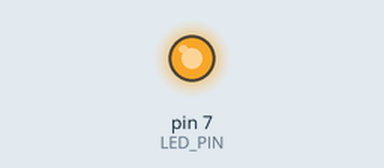
Recording of a sketch running on a simulated Arduino Uno, built with avr-gcc and run on an emulated ATmega328P. Parts: output pins drawn as LEDs (lit = HIGH).

Above: at 0.05 s.
At 0.4 s:
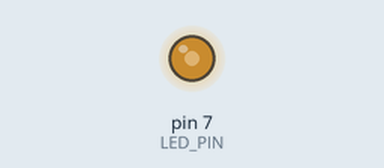
At 0.55 s:
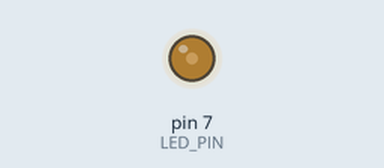
At 1.1 s:
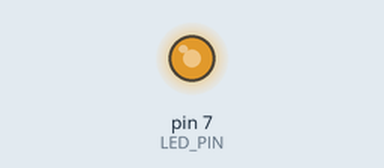
Timing chart, 0 to 3.0 s (numbered marks = the images above):
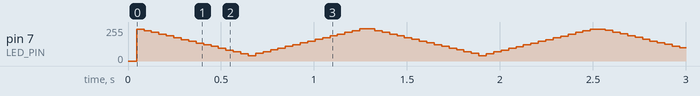

The sketch:

06_challenge_02_0.1ms_.ino
```cpp
#define LED_PIN 7
static int period_us = 1000;
static int duty_pct  = 50;

void setup() {
  pinMode(LED_PIN, OUTPUT);
  digitalWrite(LED_PIN, HIGH);
}

void set_period(int us) {
  period_us = constrain(us, 100, 10000);
}
void set_duty(int pct) {
  duty_pct = constrain(pct, 0, 100);
}

// PWM 한 주기 출력(액티브-로우: LOW가 '켜짐')
void pwm_once() {
  int tH = period_us * duty_pct / 100;
  int tL = period_us - tH;
  if (tH > 0) { digitalWrite(LED_PIN, LOW);  delayMicroseconds(tH); }  // ON
  if (tL > 0) { digitalWrite(LED_PIN, HIGH); delayMicroseconds(tL); }  // OFF
}
void loop() {
  set_period(100);
  for (int d = 0; d <= 100; d++) {        // 상승
    set_duty(d);
    for (int i = 0; i < 50; i++) pwm_once();
  }
  for (int d = 99; d >= 1; d--) {         // 하강
    set_duty(d);
    for (int i = 0; i < 50; i++) pwm_once();
  }
}
```
